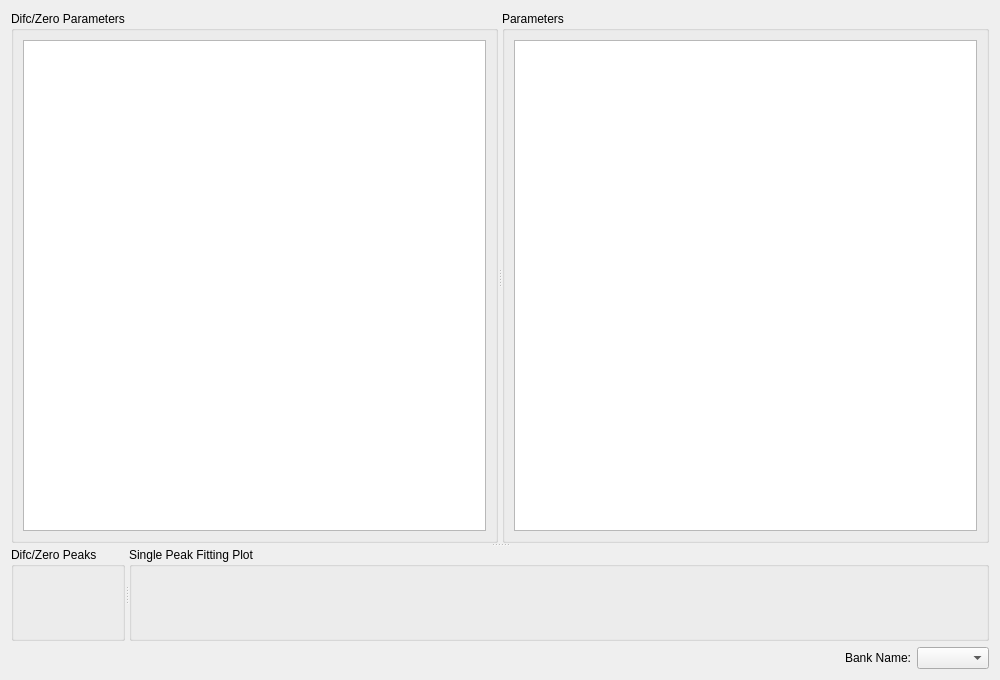
<?xml version="1.0" encoding="UTF-8"?>
<ui version="4.0">
 <class>EnggDiffractionQtTabPeakDiag</class>
 <widget class="QWidget" name="EnggDiffractionQtTabPeakDiag">
  <property name="geometry">
   <rect>
    <x>0</x>
    <y>0</y>
    <width>1000</width>
    <height>680</height>
   </rect>
  </property>
  <property name="sizePolicy">
   <sizepolicy hsizetype="Expanding" vsizetype="Expanding">
    <horstretch>0</horstretch>
    <verstretch>0</verstretch>
   </sizepolicy>
  </property>
  <property name="windowTitle">
   <string>Form</string>
  </property>
  <layout class="QGridLayout" name="gridLayout_4">
   <item row="0" column="0">
    <widget class="QSplitter" name="splitter_3">
     <property name="orientation">
      <enum>Qt::Vertical</enum>
     </property>
     <widget class="QSplitter" name="splitter">
      <property name="orientation">
       <enum>Qt::Horizontal</enum>
      </property>
      <widget class="QGroupBox" name="groupBox_peak_diag_difc_param">
       <property name="title">
        <string>Difc/Zero Parameters</string>
       </property>
       <layout class="QGridLayout" name="gridLayout">
        <item row="0" column="0">
         <widget class="QTableView" name="tableView"/>
        </item>
       </layout>
      </widget>
      <widget class="QGroupBox" name="groupBox_peak_diag_params">
       <property name="title">
        <string>Parameters</string>
       </property>
       <layout class="QGridLayout" name="gridLayout_2">
        <item row="0" column="0">
         <widget class="QTableView" name="tableView_peak_diag_"/>
        </item>
       </layout>
      </widget>
     </widget>
     <widget class="QSplitter" name="splitter_2">
      <property name="orientation">
       <enum>Qt::Horizontal</enum>
      </property>
      <widget class="QGroupBox" name="groupBox_peak_diag_difc_plot">
       <property name="sizePolicy">
        <sizepolicy hsizetype="Preferred" vsizetype="Preferred">
         <horstretch>0</horstretch>
         <verstretch>0</verstretch>
        </sizepolicy>
       </property>
       <property name="title">
        <string>Difc/Zero Peaks</string>
       </property>
       <layout class="QGridLayout" name="gridLayout_3">
        <item row="0" column="0">
         <widget class="QwtPlot" name="plot_peak_diag_difcZero">
          <property name="sizePolicy">
           <sizepolicy hsizetype="Expanding" vsizetype="Expanding">
            <horstretch>4</horstretch>
            <verstretch>2</verstretch>
           </sizepolicy>
          </property>
          <property name="minimumSize">
           <size>
            <width>0</width>
            <height>0</height>
           </size>
          </property>
          <property name="sizeIncrement">
           <size>
            <width>2</width>
            <height>2</height>
           </size>
          </property>
         </widget>
        </item>
       </layout>
      </widget>
      <widget class="QGroupBox" name="groupBox_peak_diag_peak_plot">
       <property name="sizePolicy">
        <sizepolicy hsizetype="Preferred" vsizetype="Preferred">
         <horstretch>100</horstretch>
         <verstretch>0</verstretch>
        </sizepolicy>
       </property>
       <property name="title">
        <string>Single Peak Fitting Plot</string>
       </property>
       <widget class="QwtPlot" name="plot_peak_diag_singlePeak">
        <property name="geometry">
         <rect>
          <x>10</x>
          <y>23</y>
          <width>475</width>
          <height>288</height>
         </rect>
        </property>
        <property name="sizePolicy">
         <sizepolicy hsizetype="Expanding" vsizetype="Expanding">
          <horstretch>4</horstretch>
          <verstretch>2</verstretch>
         </sizepolicy>
        </property>
        <property name="minimumSize">
         <size>
          <width>0</width>
          <height>0</height>
         </size>
        </property>
        <property name="sizeIncrement">
         <size>
          <width>2</width>
          <height>2</height>
         </size>
        </property>
       </widget>
      </widget>
     </widget>
    </widget>
   </item>
   <item row="1" column="0">
    <layout class="QHBoxLayout" name="horizontalLayout">
     <item>
      <spacer name="horizontalSpacer">
       <property name="orientation">
        <enum>Qt::Horizontal</enum>
       </property>
       <property name="sizeHint" stdset="0">
        <size>
         <width>40</width>
         <height>20</height>
        </size>
       </property>
      </spacer>
     </item>
     <item>
      <widget class="QLabel" name="label_peak_diag_bankName">
       <property name="text">
        <string>Bank Name:</string>
       </property>
       <property name="alignment">
        <set>Qt::AlignRight|Qt::AlignTrailing|Qt::AlignVCenter</set>
       </property>
      </widget>
     </item>
     <item>
      <widget class="QComboBox" name="comboBox_peak_diag_bank_select"/>
     </item>
    </layout>
   </item>
  </layout>
 </widget>
 <customwidgets>
  <customwidget>
   <class>QwtPlot</class>
   <extends>QFrame</extends>
   <header>qwt_plot.h</header>
   <container>1</container>
  </customwidget>
 </customwidgets>
 <resources/>
 <connections/>
</ui>
